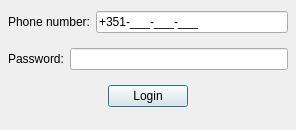
<?xml version="1.0" encoding="UTF-8"?>
<ui version="4.0">
 <class>LoginPingoDoceDialog</class>
 <widget class="QDialog" name="LoginPingoDoceDialog">
  <property name="geometry">
   <rect>
    <x>0</x>
    <y>0</y>
    <width>296</width>
    <height>130</height>
   </rect>
  </property>
  <property name="windowTitle">
   <string>Authorization Pingo Doce</string>
  </property>
  <layout class="QVBoxLayout" name="verticalLayout_3">
   <property name="spacing">
    <number>6</number>
   </property>
   <property name="leftMargin">
    <number>2</number>
   </property>
   <property name="topMargin">
    <number>2</number>
   </property>
   <property name="rightMargin">
    <number>2</number>
   </property>
   <property name="bottomMargin">
    <number>2</number>
   </property>
   <item>
    <widget class="QFrame" name="PhoneNumberFrame">
     <property name="frameShape">
      <enum>QFrame::NoFrame</enum>
     </property>
     <property name="frameShadow">
      <enum>QFrame::Plain</enum>
     </property>
     <layout class="QFormLayout" name="formLayout_2">
      <property name="leftMargin">
       <number>6</number>
      </property>
      <property name="rightMargin">
       <number>6</number>
      </property>
      <property name="bottomMargin">
       <number>0</number>
      </property>
      <item row="0" column="0">
       <widget class="QLabel" name="PhoneLbl">
        <property name="text">
         <string>Phone number:</string>
        </property>
       </widget>
      </item>
      <item row="0" column="1">
       <widget class="QLineEdit" name="PhoneNumberEdit">
        <property name="inputMask">
         <string notr="true">+351-999-999-999;_</string>
        </property>
        <property name="text">
         <string>+351---</string>
        </property>
       </widget>
      </item>
     </layout>
    </widget>
   </item>
   <item>
    <widget class="QFrame" name="PasswordFrame">
     <property name="frameShape">
      <enum>QFrame::NoFrame</enum>
     </property>
     <property name="frameShadow">
      <enum>QFrame::Plain</enum>
     </property>
     <layout class="QFormLayout" name="formLayout_3">
      <property name="leftMargin">
       <number>6</number>
      </property>
      <property name="rightMargin">
       <number>6</number>
      </property>
      <property name="bottomMargin">
       <number>0</number>
      </property>
      <item row="0" column="0">
       <widget class="QLabel" name="PasswordLbl">
        <property name="text">
         <string>Password:</string>
        </property>
       </widget>
      </item>
      <item row="0" column="1">
       <widget class="QLineEdit" name="PasswordEdit">
        <property name="inputMask">
         <string/>
        </property>
        <property name="text">
         <string/>
        </property>
        <property name="echoMode">
         <enum>QLineEdit::Password</enum>
        </property>
       </widget>
      </item>
     </layout>
    </widget>
   </item>
   <item>
    <widget class="QFrame" name="frame">
     <property name="sizePolicy">
      <sizepolicy hsizetype="Preferred" vsizetype="Expanding">
       <horstretch>0</horstretch>
       <verstretch>0</verstretch>
      </sizepolicy>
     </property>
     <property name="frameShape">
      <enum>QFrame::NoFrame</enum>
     </property>
     <property name="frameShadow">
      <enum>QFrame::Plain</enum>
     </property>
     <layout class="QVBoxLayout" name="verticalLayout_9">
      <item alignment="Qt::AlignHCenter|Qt::AlignTop">
       <widget class="QPushButton" name="LoginBtn">
        <property name="sizePolicy">
         <sizepolicy hsizetype="Maximum" vsizetype="Fixed">
          <horstretch>0</horstretch>
          <verstretch>0</verstretch>
         </sizepolicy>
        </property>
        <property name="text">
         <string>Login</string>
        </property>
       </widget>
      </item>
     </layout>
    </widget>
   </item>
  </layout>
 </widget>
 <resources/>
 <connections/>
</ui>
